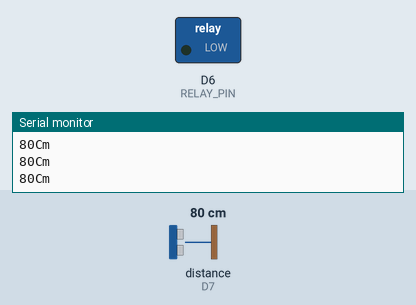
This sketch was run on a simulated ESP8266 (NodeMCU). Parts: switched loads named in the sketch (green lamp = pin HIGH), the last lines printed to the serial monitor. Wiring (inferred from the names in the program): ultrasonic range finder: trigger D8; echo D7. The inputs (shaded band) are chosen by the test bench; at power-on: distance to the obstacle (sensor on D7) 80 cm. The echo pulse lasts 58.3 µs per cm; WiFi joins after 1.5 s; servers stay silent unless stated; pins used as bus, display or sensor lines are not drawn.

Above: at 3.0 s.
3.1 s: distance to the obstacle (sensor on D7) set to 12 cm
4.6 s: distance to the obstacle (sensor on D7) set to 9 cm
At 5.3 s:
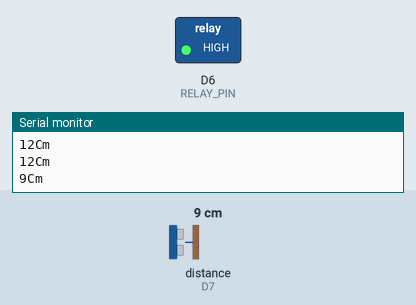
6.3 s: distance to the obstacle (sensor on D7) set to 18 cm
At 6.6 s:
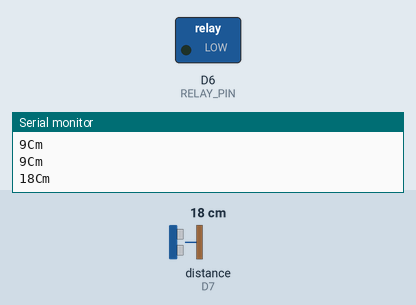
7.8 s: distance to the obstacle (sensor on D7) set to 2 cm
At 9.2 s:
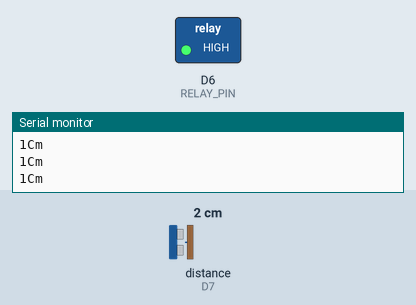
Timing chart, 0 to 10.3 s (numbered marks = the images above; inputs shaded):
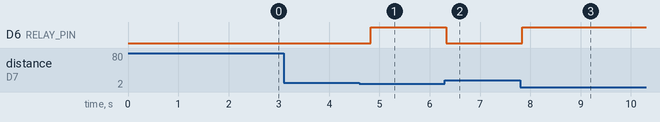

Measured:
- the behaviour switches between 11 and 10 cm on distance to the obstacle (sensor on D7) (found by bisection; images 0 and 1)
- after the input at 4.6 s, D6 (RELAY_PIN): LOW → HIGH after 0.23 s
- after the input at 6.3 s, D6 (RELAY_PIN): HIGH → LOW at once
- after the input at 7.8 s, D6 (RELAY_PIN): LOW → HIGH at once

The sketch:

Automatic_water_level_indicator_and_controller_system.ino.ino
```cpp
// (licence header left out)
/* Comment this out to disable prints and save space */
#define BLYNK_PRINT Serial


#include <ESP8266WiFi.h>
#include <BlynkSimpleEsp8266.h>
#define TRIGGERPIN D8
#define ECHOPIN D7

const int RELAY_PIN = 12; // Arduino pin connected to Relay's pin

// You should get Auth Token in the Blynk App.
// Go to the Project Settings (nut icon).
char auth[] = "bJuSmt8RA40mt7v0WFoqeXMcx0lFtD6X";

// Your WiFi credentials.
// Set password to "" for open networks.
char ssid[] = "water_tank";
char pass[] = "password";

WidgetLCD lcd(V1);

const int DISTANCE_THRESHOLD = 11; // centimeters

void setup()
{
  // Debug console
  Serial.begin(9600);
pinMode(TRIGGERPIN, OUTPUT);
  pinMode(ECHOPIN, INPUT);
  pinMode(RELAY_PIN, OUTPUT); // set arduino pin to output mode
  Blynk.begin(auth, ssid, pass);
  // You can also specify server:
  //Blynk.begin(auth, ssid, pass, "blynk-cloud.com", 8442);
  //Blynk.begin(auth, ssid, pass, IPAddress(192,168,1,100), 8442);

  lcd.clear(); //Use it to clear the LCD Widget
  lcd.print(0, 0, "Distance in cm"); // use: (position X: 0-15, position Y: 0-1, "Message you want to print")
  // Please use timed events when LCD printintg in void loop to avoid sending too many commands
  // It will cause a FLOOD Error, and connection will be dropped
}

void loop()
{
  lcd.clear();
  lcd.print(0, 0, "Distance in cm"); // use: (position X: 0-15, position Y: 0-1, "Message you want to print")
  long duration, distance;
  digitalWrite(TRIGGERPIN, LOW);
  delayMicroseconds(3);

  digitalWrite(TRIGGERPIN, HIGH);
  delayMicroseconds(12);

  digitalWrite(TRIGGERPIN, LOW);
  duration = pulseIn(ECHOPIN, HIGH);
  distance = (duration/2) / 29.1;

  if(distance < DISTANCE_THRESHOLD)
    digitalWrite(RELAY_PIN, HIGH); // turn on Relay
  else
    digitalWrite(RELAY_PIN, LOW);  // turn off Relay

  Serial.print(distance);
  Serial.println("Cm");
  lcd.print(7, 1, distance);
  Blynk.run();

  delay(500);

}
```
